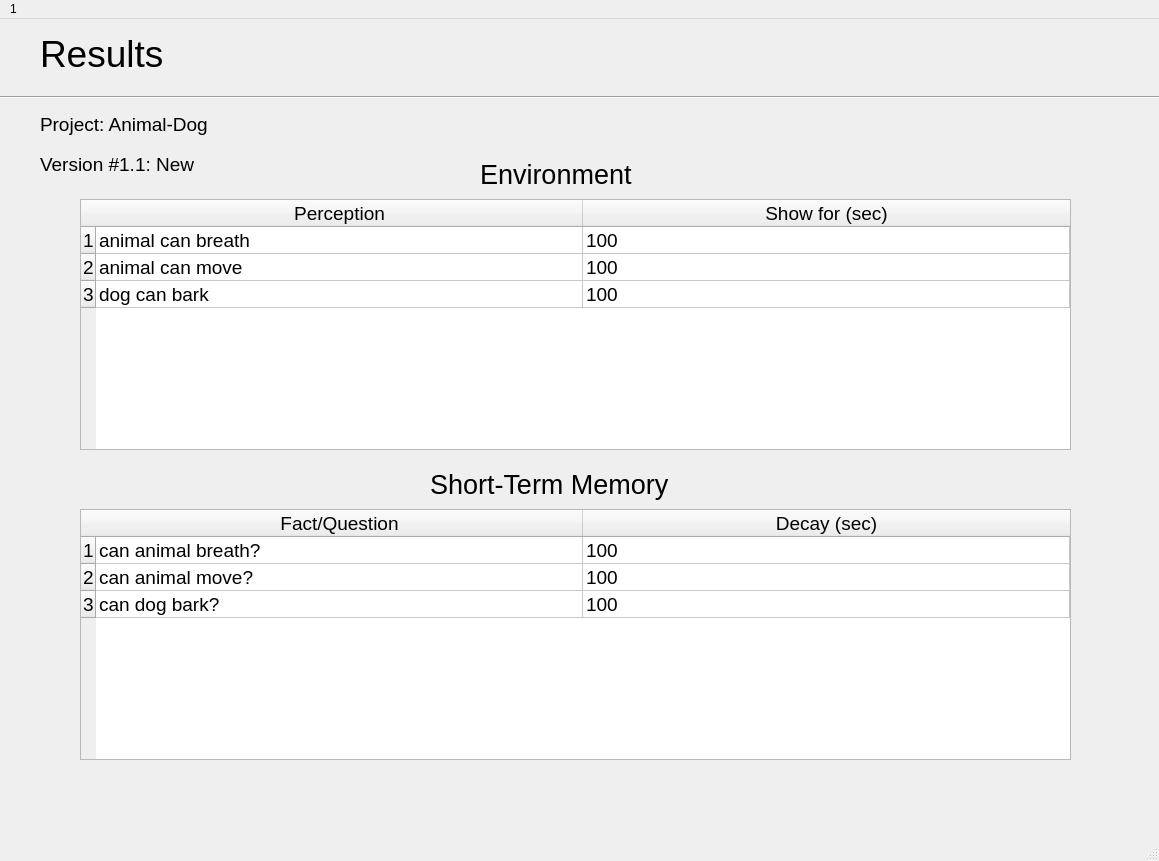
<?xml version="1.0" encoding="UTF-8"?>
<ui version="4.0">
 <class>ResultsWindow</class>
 <widget class="QMainWindow" name="ResultsWindow">
  <property name="geometry">
   <rect>
    <x>0</x>
    <y>0</y>
    <width>1159</width>
    <height>861</height>
   </rect>
  </property>
  <property name="sizePolicy">
   <sizepolicy hsizetype="Preferred" vsizetype="Preferred">
    <horstretch>0</horstretch>
    <verstretch>0</verstretch>
   </sizepolicy>
  </property>
  <property name="windowTitle">
   <string>MainWindow</string>
  </property>
  <widget class="QWidget" name="centralwidget">
   <widget class="QLabel" name="label">
    <property name="geometry">
     <rect>
      <x>40</x>
      <y>10</y>
      <width>591</width>
      <height>51</height>
     </rect>
    </property>
    <property name="text">
     <string>&lt;html&gt;&lt;head/&gt;&lt;body&gt;&lt;p&gt;&lt;span style=&quot; font-size:28pt;&quot;&gt;Results&lt;/span&gt;&lt;/p&gt;&lt;/body&gt;&lt;/html&gt;</string>
    </property>
   </widget>
   <widget class="Line" name="line">
    <property name="geometry">
     <rect>
      <x>0</x>
      <y>70</y>
      <width>1161</width>
      <height>16</height>
     </rect>
    </property>
    <property name="orientation">
     <enum>Qt::Horizontal</enum>
    </property>
   </widget>
   <widget class="QLabel" name="label_4">
    <property name="geometry">
     <rect>
      <x>480</x>
      <y>130</y>
      <width>271</width>
      <height>51</height>
     </rect>
    </property>
    <property name="text">
     <string>&lt;html&gt;&lt;head/&gt;&lt;body&gt;&lt;p&gt;&lt;span style=&quot; font-size:20pt;&quot;&gt;Environment&lt;/span&gt;&lt;/p&gt;&lt;/body&gt;&lt;/html&gt;</string>
    </property>
   </widget>
   <widget class="QTableWidget" name="envTableWidget">
    <property name="geometry">
     <rect>
      <x>80</x>
      <y>180</y>
      <width>991</width>
      <height>251</height>
     </rect>
    </property>
    <property name="font">
     <font>
      <pointsize>14</pointsize>
     </font>
    </property>
    <property name="lineWidth">
     <number>1</number>
    </property>
    <property name="textElideMode">
     <enum>Qt::ElideRight</enum>
    </property>
    <property name="showGrid">
     <bool>true</bool>
    </property>
    <property name="wordWrap">
     <bool>true</bool>
    </property>
    <property name="cornerButtonEnabled">
     <bool>true</bool>
    </property>
    <attribute name="horizontalHeaderCascadingSectionResizes">
     <bool>false</bool>
    </attribute>
    <attribute name="horizontalHeaderDefaultSectionSize">
     <number>487</number>
    </attribute>
    <attribute name="horizontalHeaderMinimumSectionSize">
     <number>71</number>
    </attribute>
    <attribute name="horizontalHeaderShowSortIndicator" stdset="0">
     <bool>false</bool>
    </attribute>
    <attribute name="verticalHeaderCascadingSectionResizes">
     <bool>false</bool>
    </attribute>
    <attribute name="verticalHeaderDefaultSectionSize">
     <number>26</number>
    </attribute>
    <row>
     <property name="text">
      <string>1</string>
     </property>
    </row>
    <row>
     <property name="text">
      <string>2</string>
     </property>
    </row>
    <row>
     <property name="text">
      <string>3</string>
     </property>
    </row>
    <column>
     <property name="text">
      <string>Perception</string>
     </property>
     <property name="font">
      <font>
       <pointsize>14</pointsize>
       <stylestrategy>PreferAntialias</stylestrategy>
      </font>
     </property>
     <property name="textAlignment">
      <set>AlignCenter</set>
     </property>
    </column>
    <column>
     <property name="text">
      <string>Show for (sec)</string>
     </property>
     <property name="font">
      <font>
       <pointsize>14</pointsize>
      </font>
     </property>
     <property name="textAlignment">
      <set>AlignCenter</set>
     </property>
    </column>
    <item row="0" column="0">
     <property name="text">
      <string>animal can breath</string>
     </property>
     <property name="font">
      <font>
       <pointsize>14</pointsize>
      </font>
     </property>
    </item>
    <item row="0" column="1">
     <property name="text">
      <string>100</string>
     </property>
     <property name="font">
      <font>
       <pointsize>14</pointsize>
      </font>
     </property>
    </item>
    <item row="1" column="0">
     <property name="text">
      <string>animal can move</string>
     </property>
     <property name="font">
      <font>
       <pointsize>14</pointsize>
      </font>
     </property>
    </item>
    <item row="1" column="1">
     <property name="text">
      <string>100</string>
     </property>
     <property name="font">
      <font>
       <pointsize>14</pointsize>
      </font>
     </property>
    </item>
    <item row="2" column="0">
     <property name="text">
      <string>dog can bark</string>
     </property>
     <property name="font">
      <font>
       <pointsize>14</pointsize>
      </font>
     </property>
    </item>
    <item row="2" column="1">
     <property name="text">
      <string>100</string>
     </property>
     <property name="font">
      <font>
       <pointsize>14</pointsize>
      </font>
     </property>
    </item>
   </widget>
   <widget class="QLabel" name="label_2">
    <property name="geometry">
     <rect>
      <x>40</x>
      <y>80</y>
      <width>351</width>
      <height>51</height>
     </rect>
    </property>
    <property name="text">
     <string>&lt;html&gt;&lt;head/&gt;&lt;body&gt;&lt;p&gt;&lt;span style=&quot; font-size:14pt;&quot;&gt;Project: Animal-Dog&lt;/span&gt;&lt;/p&gt;&lt;/body&gt;&lt;/html&gt;</string>
    </property>
   </widget>
   <widget class="QLabel" name="label_3">
    <property name="geometry">
     <rect>
      <x>40</x>
      <y>120</y>
      <width>351</width>
      <height>51</height>
     </rect>
    </property>
    <property name="text">
     <string>&lt;html&gt;&lt;head/&gt;&lt;body&gt;&lt;p&gt;&lt;span style=&quot; font-size:14pt;&quot;&gt;Version #1.1: New&lt;/span&gt;&lt;/p&gt;&lt;/body&gt;&lt;/html&gt;</string>
    </property>
   </widget>
   <widget class="QTableWidget" name="stmTableWidget">
    <property name="geometry">
     <rect>
      <x>80</x>
      <y>490</y>
      <width>991</width>
      <height>251</height>
     </rect>
    </property>
    <property name="font">
     <font>
      <pointsize>14</pointsize>
     </font>
    </property>
    <property name="lineWidth">
     <number>1</number>
    </property>
    <property name="textElideMode">
     <enum>Qt::ElideRight</enum>
    </property>
    <property name="showGrid">
     <bool>true</bool>
    </property>
    <property name="wordWrap">
     <bool>true</bool>
    </property>
    <property name="cornerButtonEnabled">
     <bool>true</bool>
    </property>
    <attribute name="horizontalHeaderCascadingSectionResizes">
     <bool>false</bool>
    </attribute>
    <attribute name="horizontalHeaderDefaultSectionSize">
     <number>487</number>
    </attribute>
    <attribute name="horizontalHeaderMinimumSectionSize">
     <number>71</number>
    </attribute>
    <attribute name="horizontalHeaderShowSortIndicator" stdset="0">
     <bool>false</bool>
    </attribute>
    <attribute name="verticalHeaderCascadingSectionResizes">
     <bool>false</bool>
    </attribute>
    <attribute name="verticalHeaderDefaultSectionSize">
     <number>26</number>
    </attribute>
    <row>
     <property name="text">
      <string>1</string>
     </property>
    </row>
    <row>
     <property name="text">
      <string>2</string>
     </property>
    </row>
    <row>
     <property name="text">
      <string>3</string>
     </property>
    </row>
    <column>
     <property name="text">
      <string>Fact/Question</string>
     </property>
     <property name="font">
      <font>
       <pointsize>14</pointsize>
       <stylestrategy>PreferAntialias</stylestrategy>
      </font>
     </property>
     <property name="textAlignment">
      <set>AlignCenter</set>
     </property>
    </column>
    <column>
     <property name="text">
      <string>Decay (sec)</string>
     </property>
     <property name="font">
      <font>
       <pointsize>14</pointsize>
      </font>
     </property>
     <property name="textAlignment">
      <set>AlignCenter</set>
     </property>
    </column>
    <item row="0" column="0">
     <property name="text">
      <string>can animal breath?</string>
     </property>
     <property name="font">
      <font>
       <pointsize>14</pointsize>
      </font>
     </property>
    </item>
    <item row="0" column="1">
     <property name="text">
      <string>100</string>
     </property>
     <property name="font">
      <font>
       <pointsize>14</pointsize>
      </font>
     </property>
    </item>
    <item row="1" column="0">
     <property name="text">
      <string>can animal move?</string>
     </property>
     <property name="font">
      <font>
       <pointsize>14</pointsize>
      </font>
     </property>
    </item>
    <item row="1" column="1">
     <property name="text">
      <string>100</string>
     </property>
     <property name="font">
      <font>
       <pointsize>14</pointsize>
      </font>
     </property>
    </item>
    <item row="2" column="0">
     <property name="text">
      <string>can dog bark?</string>
     </property>
     <property name="font">
      <font>
       <pointsize>14</pointsize>
      </font>
     </property>
    </item>
    <item row="2" column="1">
     <property name="text">
      <string>100</string>
     </property>
     <property name="font">
      <font>
       <pointsize>14</pointsize>
      </font>
     </property>
    </item>
   </widget>
   <widget class="QLabel" name="label_5">
    <property name="geometry">
     <rect>
      <x>430</x>
      <y>440</y>
      <width>391</width>
      <height>51</height>
     </rect>
    </property>
    <property name="text">
     <string>&lt;html&gt;&lt;head/&gt;&lt;body&gt;&lt;p&gt;&lt;span style=&quot; font-size:20pt;&quot;&gt;Short-Term Memory&lt;/span&gt;&lt;/p&gt;&lt;/body&gt;&lt;/html&gt;</string>
    </property>
   </widget>
   <zorder>envTableWidget</zorder>
   <zorder>label</zorder>
   <zorder>line</zorder>
   <zorder>label_4</zorder>
   <zorder>label_2</zorder>
   <zorder>label_3</zorder>
   <zorder>stmTableWidget</zorder>
   <zorder>label_5</zorder>
  </widget>
  <widget class="QMenuBar" name="menubar">
   <property name="geometry">
    <rect>
     <x>0</x>
     <y>0</y>
     <width>1159</width>
     <height>22</height>
    </rect>
   </property>
   <widget class="QMenu" name="menuInteractive_System_Modelling">
    <property name="title">
     <string>1</string>
    </property>
   </widget>
   <addaction name="menuInteractive_System_Modelling"/>
  </widget>
  <widget class="QStatusBar" name="statusbar"/>
 </widget>
 <resources/>
 <connections/>
</ui>
